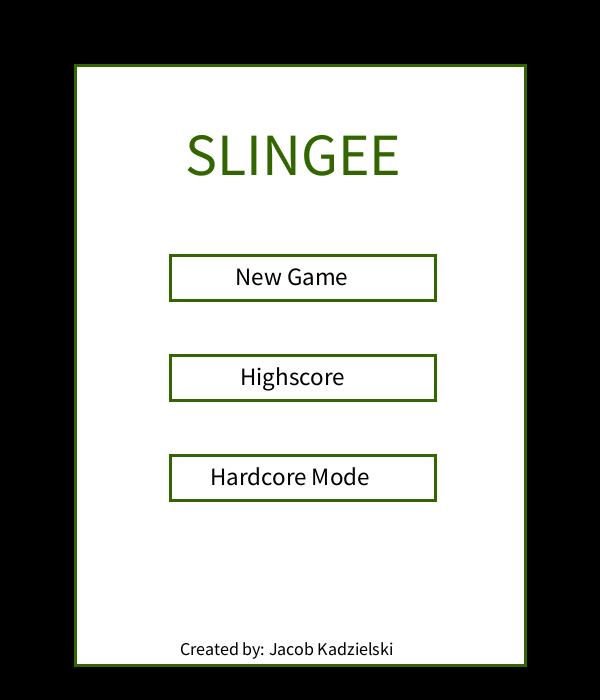
Frame 1 (no input)
Frame 60 (the mouse pressed at the canvas centre just before this capture): identical to frame 1, image omitted
Frame 120 (the mouse held since frame 60 and released just before this capture): identical to frame 1, image omitted

The Processing sketch that drew this single still picture (run headless with seeded random() and noise(); from frame 60 on, the mouse is pressed at the canvas centre):

// Processing sketch: processing_124877
// ── processing_124877.pde

int level = 1;
int lvlmoves;
int totalmoves;
int savedmoves;

float counter;
float savedTime;
float alpha = 255; 

String gameState = "Title";
String td;

boolean Timer;
boolean movesLeft;
boolean D1;
boolean D2;
boolean D3;
boolean easterEgg;

gameScreen gs;
gamePanel gp;
gameBoard gb;
gameBall ball;
gameBall hole;
Boundaries walls [];

color rgb = color(random(30, 220), random(30, 220), random(30, 220));

void setup()
{
    size (600, 700);
    ellipseMode(CORNER);
    rectMode(CORNER);

    gs = new gameScreen();
    gp = new gamePanel();
    gb = new gameBoard();
    ball = new gameBall();
    hole = new gameBall();
    walls = new Boundaries [10];

    for (int i=0; i < walls.length; i++)
    {
        walls[i] = new Boundaries();
    }
}

void draw()
{
    if (gameState == "Title")
    {
        background (0);
        gs.draw();
    }

    if (gameState == "gameBoard")
    {
        moveFigures();
        allCollision();
        collisionWithHole();
        background (0);
        gb.draw();
        drawFigures ();
        generalAndKeys();
    }

    if (gameState == "gamePanel")
    {
        gp.draw();
    }

    if (Timer == true)
    {
        counter += 1;
    }
}

void generalAndKeys()
{
    if (keyPressed)
    {
        if (key == 'r' || key == 'R') 
        {
            Timer = false;
            counter = 0;
            ball.moveX = 0;
            ball.moveY = 0;
            totalmoves = 0;
            level = 1;
            currentLevels();
            rgb = color(random(30, 220), random(30, 220), random(30, 220));
        }
    }

    if (lvlmoves < 0)
    {
        movesLeft = true; 
        currentLevels();
        ball.moveX = 0;
        ball.moveY = 0;
    }

    if (movesLeft == true)
    {
        fill(255, alpha);
        textSize(36);
        text ("You ran out of moves!", 115, 335);

        fill(0, alpha);
        textSize(35);
        text ("You ran out of moves!", 115, 335);

        float passedTime = millis() - savedTime;
        if (passedTime > 200)
        {
            savedTime = millis();
            alpha -= 25;
        }
        if (alpha < 0)
        {
            alpha = 255;
            movesLeft = false;
        }
    }
}

void drawFigures()
{
    for (int i=0; i < walls.length; i++)
    {
        walls[i].draw();
    }

    fill (0);
    stroke(0);
    strokeWeight(1);

    if (mousePressed == true)
    {
        line (ball.x + (ball.w / 2), ball.y + (ball.h / 2), mouseX, mouseY);
    }

    ellipse (hole.x, hole.y, ball.w, ball.h);
    ball.draw();

    //easterEggs
    if (level == 8 & ball.x >= 360 && (ball.x + ball.w) <= 440)
        easterEgg = true;
    else
        easterEgg = false;

    if (level == 8)
    {
        stroke(0);
        fill (0);
        rect (400, 570, 1, 1);
        if (easterEgg == true)
        {
            textSize(35);
            if (ball.y >= 160 && ball.y <= 572)
            {
                text ("HIDDEN TUNNEL", 165, 355);
            }
        }
    }
    //easterEggs
}

void moveFigures()
{
    if (gameState == "gameBoard")
    {
        ball.x = ball.x - ball.moveX;
        ball.y = ball.y - ball.moveY;
    }

    ball.moveX *= 0.985;
    ball.moveY *= 0.985;

    for (int i=0; i < walls.length; i++)
    {
        walls[i].x = walls[i].x - walls[i].moveX;
        walls[i].y = walls[i].y - walls[i].moveY;
    }
}

void collisionWithHole ()
{
    if (sqrt (sq(ball.x - hole.x) + sq(ball.y - hole.y)) -5 <= (ball.w / 2))
    {
        if (level == 10)
        {
            Timer = false;
            ball.moveX = 0;
            ball.moveY = 0;
            gameState = "gamePanel";
        }
        else
        {
            ball.moveX = 0;
            ball.moveY = 0;
            level += 1;
            rgb = color(random(30, 220), random(30, 220), random(30, 220));
            currentLevels();
        }
    }
}

void allCollision()
{
    //ball with gameboard
    if (ball.x <= gb.x)
    {
        ball.x = gb.x;
        ball.moveX *= -1;
    }

    else if (ball.x + ball.w >= gb.x + gb.w)
    {
        ball.x = (gb.x + gb.w) - ball.w;
        ball.moveX *= -1;
    }

    if (ball.y <= gb.y)
    {
        ball.y = gb.y;
        ball.moveY *= -1;
    }

    else if (ball.y + ball.w >= gb.y + gb.h)
    {
        ball.y = (gb.y + gb.h) - ball.h;
        ball.moveY *= -1;
    }
    //ball with gameboard

    for (int i=0; i < walls.length; i++)
    {
        //walls with gameboard
        if (walls[i].x <= gb.x)
        {
            walls[i].x = gb.x;
            walls[i].moveX *= -1;
        }

        else if (walls[i].x + walls[i].w >= gb.x + gb.w)
        {
            walls[i].x = (gb.x + gb.w) - walls[i].w;
            walls[i].moveX *= -1;
        }

        if (walls[i].y <= gb.y)
        {
            walls[i].moveY *= -1;
        }

        else if (walls[i].y + walls[i].h >= gb.y + gb.h)
        {
            walls[i].moveY *= -1;
        }
        //walls with gameboard

        //walls with walls
        for (int j=i+1; j < walls.length; j++)
        {
            if (walls[i].intersects(walls[j]))
            {
                if (walls[i].visible == true && walls[j].visible == true)
                {
                    float collisionBottom = walls[i].y + walls[i].h - walls[j].y;
                    float collisionTop = walls[j].y + walls[j].h - walls[i].y;
                    float collisionLeft = walls[j].x + walls[j].w - walls[i].x;
                    float collisionRight = walls[i].x + walls[i].w - walls[j].x;

                    if (level == 15 && walls[3].intersects(walls[1]))
                    {
                        //do nothing
                    }

                    else if (collisionBottom <= collisionTop && collisionBottom <= collisionLeft && collisionBottom <= collisionRight)
                    {
                        walls[i].moveY *= -1;
                        walls[j].moveY *= -1;
                    }
                    else if (collisionTop <= collisionBottom && collisionTop <= collisionLeft && collisionTop <= collisionRight)
                    {
                        walls[i].moveY *= -1;
                        walls[j].moveY *= -1;
                    }
                    else if (collisionLeft <= collisionBottom && collisionLeft <= collisionTop && collisionLeft <= collisionRight)
                    {
                        walls[i].moveX *= -1;
                        walls[j].moveX *= -1;
                    }
                    else if (collisionRight <= collisionBottom && collisionRight <= collisionTop && collisionRight <= collisionLeft)
                    {
                        walls[i].moveX *= -1;
                        walls[j].moveX*= -1;
                    }
                }
            }
        }
        //walls with walls
    }

    for (int i=0; i < walls.length; i++)
    {
        if (ball.intersects(walls[i]))
        {
            if (easterEgg == false)
            {
                ball.moveX = 0;
                ball.moveY = 0;
                lvlmoves = savedmoves;
                currentLevels();
            }
        }
    }
}

void mouseReleased()
{
    if (gameState == "gameBoard")
    {
        ball.moveX = (ball.x - mouseX) / 25;
        ball.moveY = (ball.y - mouseY) / 25;
        lvlmoves -= 1;
        Timer = true;
        totalmoves += 1;
    }
}


void mouseClicked()
{
    if (gameState == "Title")
    {
        if (mouseX >= 170 && mouseX <= 435 && mouseY >= 255 && mouseY <= 300)
        {
            gameState = "gameBoard";
            currentLevels();
        }
        else if (mouseX >= 170 && mouseX <= 435 && mouseY >= 355 && mouseY <= 400)
        {
            println("highscore");
        }
        else if (mouseX >= 170 && mouseX <= 435 && mouseY >= 455 && mouseY <= 500)
        {
            println("hardcore mode");
        } 

        // DEVELOPER MODE //

        if (mouseX >= 180 && mouseX <= 220 && mouseY >= 125 && mouseY <= 190)
        {
            D1 = true;
        }

        if (mouseX >= 245 && mouseX <= 265 && mouseY >= 125 && mouseY <= 190)
        {
            if (D2 == true)
            {
                D3 = true;
            }
            else
            {
                D2 = false; 
                D1 = false;
            }
        }

        else if (mouseX >= 390 && mouseX <= 430 && mouseY >= 125 && mouseY <= 190)
        {
            if (D1 == true)
            {
                D2 = true;
            }
            else 
            {
                D1 = false;
            }
        }

        // DEVELOPER MODE//
    }

    if (gameState == "gamePanel")
    {
        if (mouseX >= 360 && mouseX <= 400 && mouseY >= 370 && mouseY <= 410)
        {
            level = 11;
            gameState = "gameBoard";
            currentLevels();
        }

        if  (mouseX >= 410 && mouseX <= 440 && mouseY >= 370 && mouseY <= 410)
        {
            gameState = "Title";
            level = 1;
            counter = 0;
            totalmoves = 0;
        }
    }
}

class gameScreen
{
    float x, y, w, h;

    gameScreen ()
    {
        w = 450;
        h = 600;
        x = 75;
        y = 65;
    }

    void draw()
    {
        stroke(#336600);   
        strokeWeight(3);

        fill(255);
        rect (x, y, w, h);
        rect (170, 255, 265, 45);
        rect (170, 355, 265, 45);
        rect (170, 455, 265, 45);

        fill(#336600);
        textSize(60);
        text ("SLINGEE", 185, 175);

        fill(0);
        textSize(18);
        text ("Created by: Jacob Kadzielski", 180, 655);
        if (D3 == true)
        {
            textSize(16);
            text ("*DEVELOPER MODE ACTIVATED*", 180, 530);
        }
        textSize(25);
        text ("New Game", 235, 285);
        text ("Highscore", 240, 385);
        text ("Hardcore Mode", 210, 485);
    }
}

class gameBoard
{
    float x, y, w, h;

    gameBoard ()
    {
        w = 450;
        h = 600;
        x = 75;
        y = 65;
    }

    void draw()
    {
        stroke(rgb);   
        strokeWeight(5);

        fill (255);
        rect (x, y, w, h);
        rect (75, 5, 450, 50);

        fill(0);
        textSize(15);
        if (lvlmoves < 3)
        {
            fill(#FF0000);
        }
        text ("Moves Remaining: " + lvlmoves, 88, 35);

        fill(0);
        text ("Level: " + level, 270, 35);
        td = nf((counter / 60), 1, 2);
        text ("Total Time: " + td, 385, 35);
    }
}

class gamePanel
{
    float x, y, w, h;

    gamePanel ()
    {
        w = 350;
        h = 225;
        x = 125;
        y = 225;
    }

    void draw()
    {
        fill (255);
        rect (x, y, w, h);

        fill (0);
        textSize(25);
        text ("CONGRATULATIONS!", 170, 270);
        textSize(15);
        text ("You have defeated the EASY (1-10) Levels", 150, 290);
        text ("Total Time: " + td, 150, 330);
        text ("Total Amount of Moves: " + totalmoves, 150, 350);
        text ("Continue to MEDIUM levels?   Yes   |   No ", 150, 390);

        fill(0);
        textSize(15);
        if (level == 10)
        {
            fill(#FF0000);
        }
    }
}

class gameBall
{
    float x, y, w, h, moveX, moveY;

    gameBall ()
    {
        w = 30;
        h = w;
        x = x;
        y = y;
        moveX = moveX;
        moveY = moveY;
    }

    boolean intersects (Boundaries other)
    {
        return (x <= other.x + other.w) && (y <= other.y + other.h) && (x + w >= other.x) && (y + h >= other.y);
    }

    void draw()
    {
        fill (255);
        ellipse (x, y, w, h);
    }
}

class Boundaries
{
    float x, y, w, h, moveX, moveY;
    boolean visible;

    Boundaries ()
    {
        w = w;
        h = h;
        x = x;
        y = y;
        moveX = moveX;
        moveY = moveY;
        visible = true;
    }

    boolean intersects (Boundaries other)
    {
        return (x <= other.x + other.w) && (y <= other.y + other.h) && (x + w >= other.x) && (y + h >= other.y);
    }

    void draw()
    {
        fill (rgb);
        rect (x, y, w, h);
    }
}

void changeLevel(int moves, int x, int tX, int tY, int t2X, int t2Y)
{
    for (int i = 0 ; i < x; i++)
    {
        walls[i].visible = true;
        walls[i].moveX = 0;
        walls[i].moveY = 0;
    }

    for (int i = x; i < walls.length; i++)
    {
        walls[i].visible = false;
        walls[i].x = 0;
        walls[i].y = 0;
        walls[i].h = 0;
        walls[i].w = 0;
    }

    lvlmoves = moves;
    savedmoves = moves;
    hole.x = tX;
    hole.y = tY;
    ball.x = t2X;
    ball.y = t2Y;
}

void currentLevels()
{
    if (level == 1)
    {
        changeLevel(5, 1, 450, 115, 100, 115); 
        walls[0].w = 185;
        walls[0].h = 500;
        walls[0].x = 200;
        walls[0].y = 65;
    }
    if (level == 2)
    {
        changeLevel(5, 2, 450, 585, 100, 115); 
        walls[0].w = 350;
        walls[0].h = 200;
        walls[0].x = 175;
        walls[0].y = 65;
        walls[1].w = 350;
        walls[1].h = 300;
        walls[1].x = 75;
        walls[1].y = 365;
    }
    if (level == 3)
    { 
        changeLevel(7, 3, 475, 90, 475, 595);
        walls[0].w = 350;
        walls[0].h = 55;
        walls[0].x = 175;
        walls[0].y = 475;
        walls[1].w = 55;
        walls[1].h = 300;
        walls[1].x = 175;
        walls[1].y = 70;
        walls[2].w = 200;
        walls[2].h = 50;
        walls[2].x = 325;
        walls[2].y = 175;
    }
    if (level == 4)
    {
        changeLevel(5, 2, 100, 605, 100, 90);
        walls[0].w = 300;
        walls[0].h = 250;
        walls[0].x = 150;
        walls[0].y = 140;
        walls[1].w = 375;
        walls[1].h = 130;
        walls[1].x = 75;
        walls[1].y = 455;
    }
    if (level == 5)
    {
        changeLevel(5, 3, 355, 605, 200, 605);
        walls[0].w = 75;
        walls[0].h = 505;
        walls[0].x = 265;
        walls[0].y = 155;
        walls[1].w = 100;
        walls[1].h = 100;
        walls[1].x = 160;
        walls[1].y = 155;
        walls[2].w = 100;
        walls[2].h = 100;
        walls[2].x = 340;
        walls[2].y = 155;
    }
    if (level == 6)
    {
        changeLevel(7, 2, 450, 585, 100, 115); 
        walls[0].w = 50;
        walls[0].h = 500;
        walls[0].x = 175;
        walls[0].y = 65;
        walls[1].w = 50;
        walls[1].h = 500;
        walls[1].x = 350;
        walls[1].y = 165;
    }
    if (level == 7)
    {
        changeLevel(8, 4, 455, 605, 100, 605);
        walls[0].w = 225;
        walls[0].h = 230;
        walls[0].x = 185;
        walls[0].y = 435;
        walls[1].w = 75;
        walls[1].h = 275;
        walls[1].x = 80;
        walls[1].y = 70;
        walls[2].w = 75;
        walls[2].h = 275;
        walls[2].x = 450;
        walls[2].y = 70;
        walls[3].w = 75;
        walls[3].h = 275;
        walls[3].x = 260;
        walls[3].y = 270;
    }
    if (level == 8)
    {
        changeLevel(8, 5, 475, 90, 475, 595);
        walls[0].w = 200;
        walls[0].h = 405;
        walls[0].x = 325;
        walls[0].y = 165;
        walls[1].w = 75;
        walls[1].h = 80;
        walls[1].x = 250;
        walls[1].y = 490;
        walls[2].w = 100;
        walls[2].h = 350;
        walls[2].x = 75;
        walls[2].y = 315;
        walls[3].w = 75;
        walls[3].h = 100;
        walls[3].x = 175;
        walls[3].y = 315;
        walls[4].w = 175;
        walls[4].h = 75;
        walls[4].x = 175;
        walls[4].y = 165;
    }
    if (level == 9)
    {
        changeLevel(8, 3, 475, 595, 475, 90);
        walls[0].w = 75;
        walls[0].h = 375;
        walls[0].x = 375;
        walls[0].y = 65;
        walls[1].w = 250;
        walls[1].h = 50;
        walls[1].x = 275;
        walls[1].y = 515;
        walls[2].w = 130;
        walls[2].h = 425;
        walls[2].x = 150;
        walls[2].y = 140;
    }
    if (level == 10)
    {
        changeLevel(9, 6, 475, 575, 100, 90);
        walls[0].w = 50;
        walls[0].h = 300;
        walls[0].x = 175;
        walls[0].y = 65;
        walls[1].w = 50;
        walls[1].h = 200;
        walls[1].x = 175;
        walls[1].y = 465;
        walls[2].w = 50;
        walls[2].h = 50;
        walls[2].x = 300;
        walls[2].y = 615;
        walls[3].w = 50;
        walls[3].h = 430;
        walls[3].x = 300;
        walls[3].y = 140;
        walls[4].w = 100;
        walls[4].h = 50;
        walls[4].x = 425;
        walls[4].y = 265;
        walls[5].w = 100;
        walls[5].h = 50;
        walls[5].x = 350;
        walls[5].y = 440;
    }
    if (level == 11)
    {
        changeLevel(6, 2, 300, 585, 300, 115); 
        walls[0].w = 300;
        walls[0].h = 75;
        walls[0].x = 250;
        walls[0].y = 200;
        walls[0].moveX = 1;
        walls[1].w = 300;
        walls[1].h = 75;
        walls[1].x = 75;
        walls[1].y = 400;
        walls[1].moveX = -1;
    }
    if (level == 12)
    {
        changeLevel(6, 4, 460, 585, 100, 115); 
        walls[0].w = 300;
        walls[0].h = 75;
        walls[0].x = 250;
        walls[0].y = 450;
        walls[1].w = 300;
        walls[1].h = 75;
        walls[1].x = 75;
        walls[1].y = 200;
        walls[2].w = 75;
        walls[2].h = 75;
        walls[2].x = 575;
        walls[2].y = 200;
        walls[3].w = 75;
        walls[3].h = 50;
        walls[3].x = 225;
        walls[3].y = 300;
        walls[3].moveY = -1;
    }
    if (level == 13)
    {
        changeLevel(5, 3, 355, 605, 200, 605);
        walls[0].w = 75;
        walls[0].h = 505;
        walls[0].x = 265;
        walls[0].y = 155;
        walls[1].w = 105;
        walls[1].h = 100;
        walls[1].x = 160;
        walls[1].y = 155;
        walls[1].moveX = 1;
        walls[2].w = 100;
        walls[2].h = 100;
        walls[2].x = 340;
        walls[2].y = 155;
        walls[2].moveX = -1;
    }
    if (level == 14)
    {
        changeLevel(6, 5, 450, 115, 100, 115); 
        walls[0].w = 250;
        walls[0].h = 300;
        walls[0].x = 175;
        walls[0].y = 65;
        walls[1].w = 75;
        walls[1].h = 250;
        walls[1].x = 350;
        walls[1].y = 300;
        walls[2].w = 200;
        walls[2].h = 220;
        walls[2].x = 75;
        walls[2].y = 445;
        walls[3].w = 55;
        walls[3].h = 60;
        walls[3].x = 285;
        walls[3].y = 375;
        walls[3].moveY = -1;
    }
    if (level == 15)
    {
        changeLevel(11, 8, 100, 605, 100, 90);
        walls[0].w = 100;
        walls[0].h = 100;
        walls[0].x = 152;
        walls[0].y = 65;
        walls[1].w = 100;
        walls[1].h = 100;
        walls[1].x = 260;
        walls[1].y = 305;
        walls[1].moveY = -0.5;
        walls[2].w = 152;
        walls[2].h = 100;
        walls[2].x = 368;
        walls[2].y = 65;
        walls[3].w = 95;
        walls[3].h = 80;
        walls[3].x = 95;
        walls[3].y = 173;
        walls[3].moveX = -3;
        walls[4].w = 300;
        walls[4].h = 40;
        walls[4].x = 65;
        walls[4].y = 430;
        walls[5].w = 178;
        walls[5].h = 170;
        walls[5].x = 65;
        walls[5].y = 262;
        walls[6].w = 90;
        walls[6].h = 320;
        walls[6].x = 368;
        walls[6].y = 262;
        walls[7].w = 120;
        walls[7].h = 100;
        walls[7].x = 168;
        walls[7].y = 560;
        Timer = false;
    }
}
